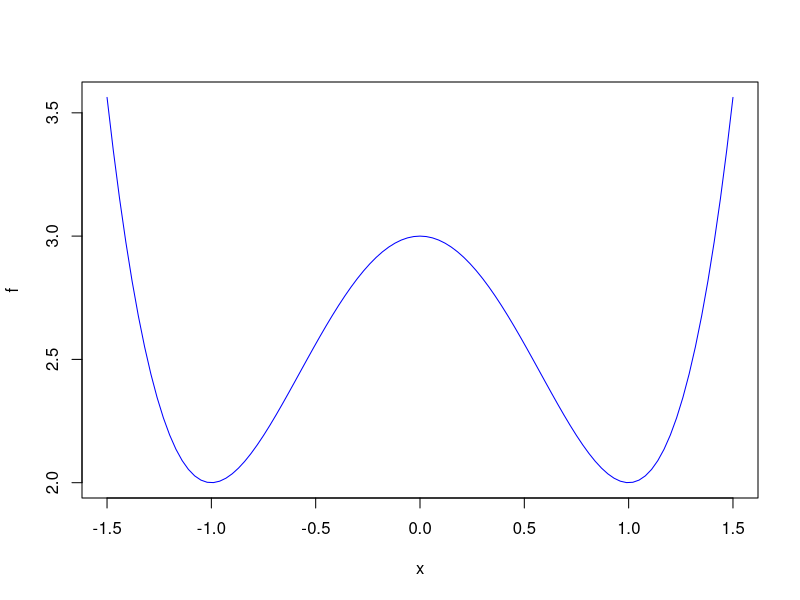
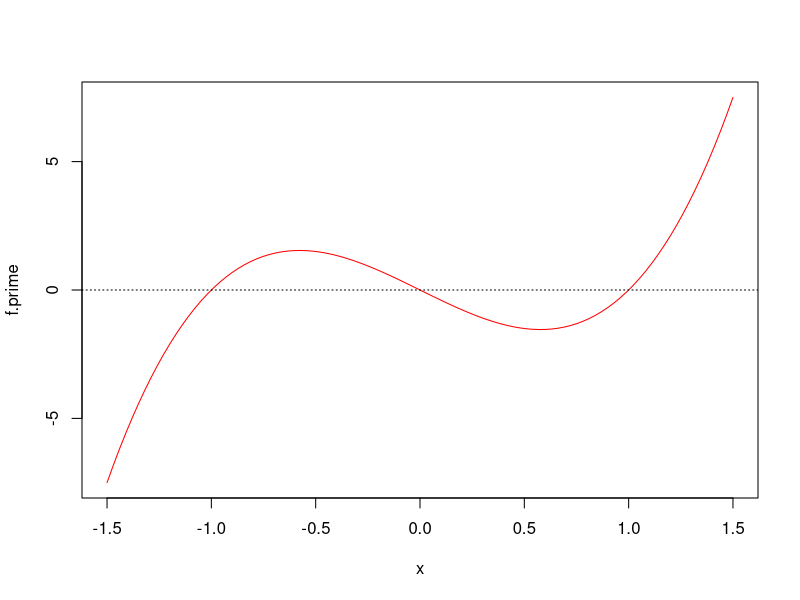
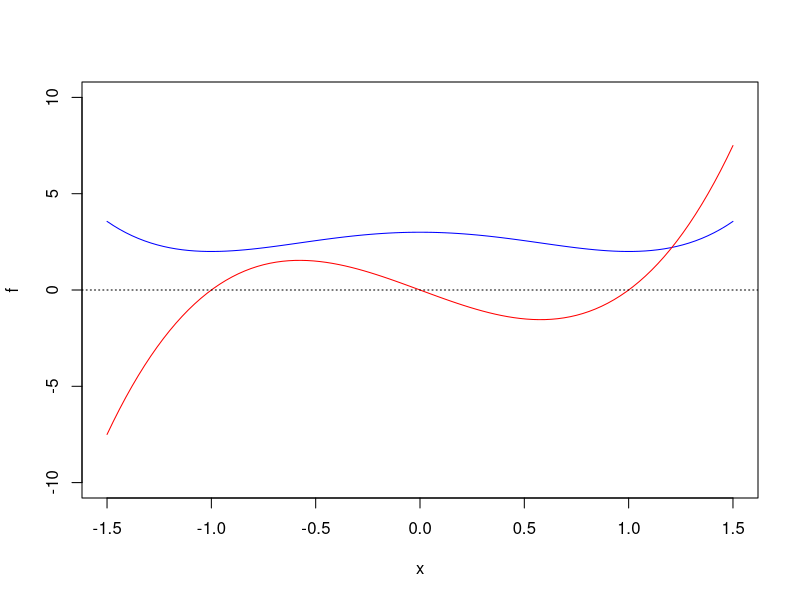

Reproduce these figures in R, in order.
#https://www.eduonix.com/dashboard/mathematics-for-data-science-and-ai-using-r/lecture/16108249

# 1. Define the function f(x) = x^4 - 2x^2 + 3 for x between -1.5 and 1.5. Plot
f <- function(x) x^4 - 2*x^2 + 3

plot(f, xlim = c(-1.5,1.5), col = 'blue')



# 2. From the graph, estimate all extreme values and critical points of f.
### ANSWER: -1, 0, 1



# 3. Find f' and plot it. Does f' = 0 at the critical points of f?
library(Deriv)
f.prime <- Deriv(f)

plot(f.prime, xlim = c(-1.5,1.5), col = 'red')
abline(h = 0, lty = 3) ## lty = 3 gives a dashed line

### f' = 0 at -1, 0, and 1


# plot f and f' together, with y = 0
plot(f, xlim = c(-1.5,1.5), ylim = c(-10,10), col = 'blue')
curve(f.prime, xlim = c(-1.5,1.5), ylim = c(-10,10), col = 'red', add = TRUE)
abline(h = 0, lty = 3)



# 4. Verify whether each extreme value is a max or a min by using the Second Der. Test.
### We already know f' = 0 for all three points
f.doubleprime <- Deriv(f.prime)

### If f'' < 0, max; If f'' > 0, min
f.doubleprime(-1) # min
f.doubleprime(0)  # max
f.doubleprime(1)  # min
